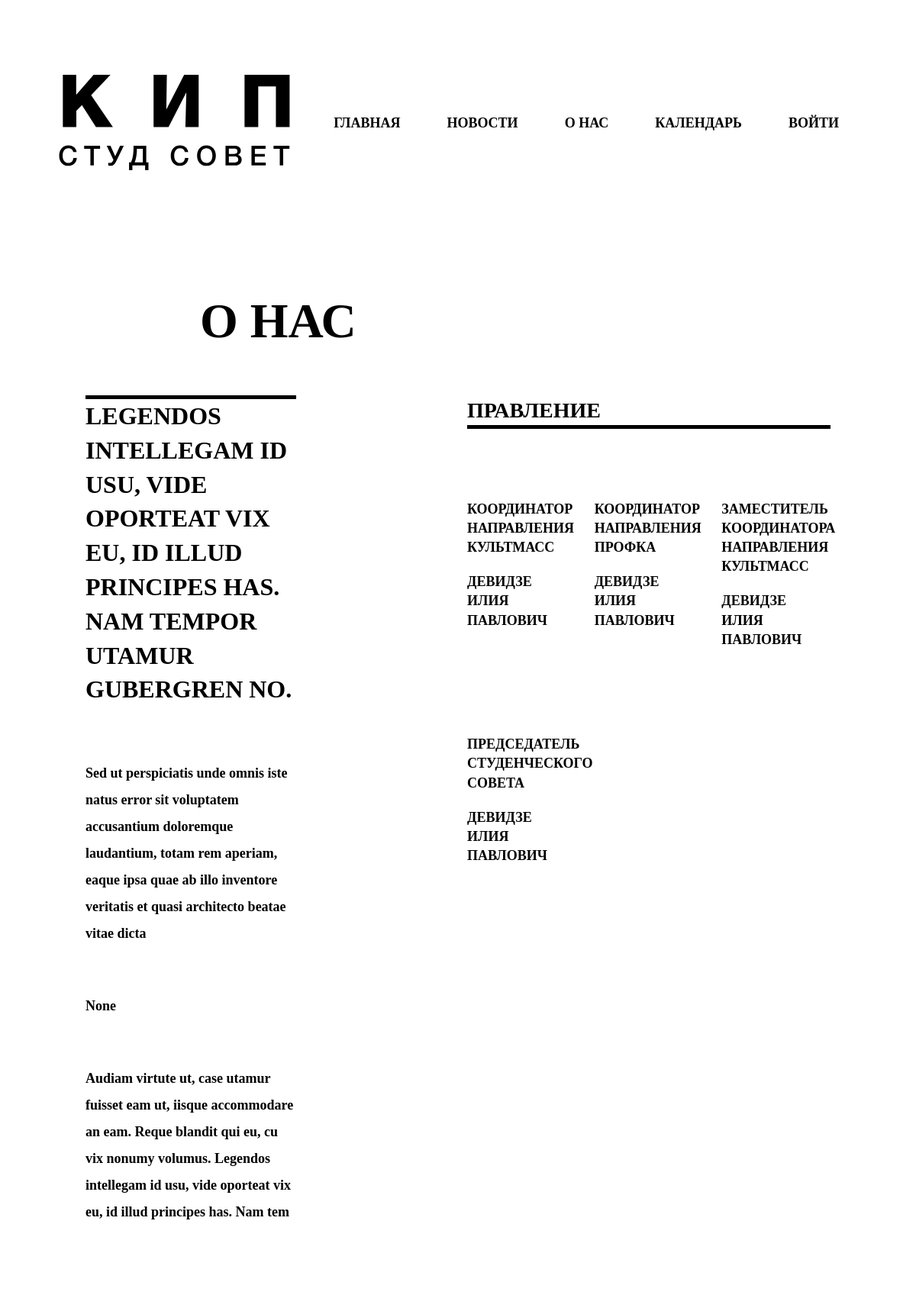
Page /about/ (upper part) on the earlier database version.
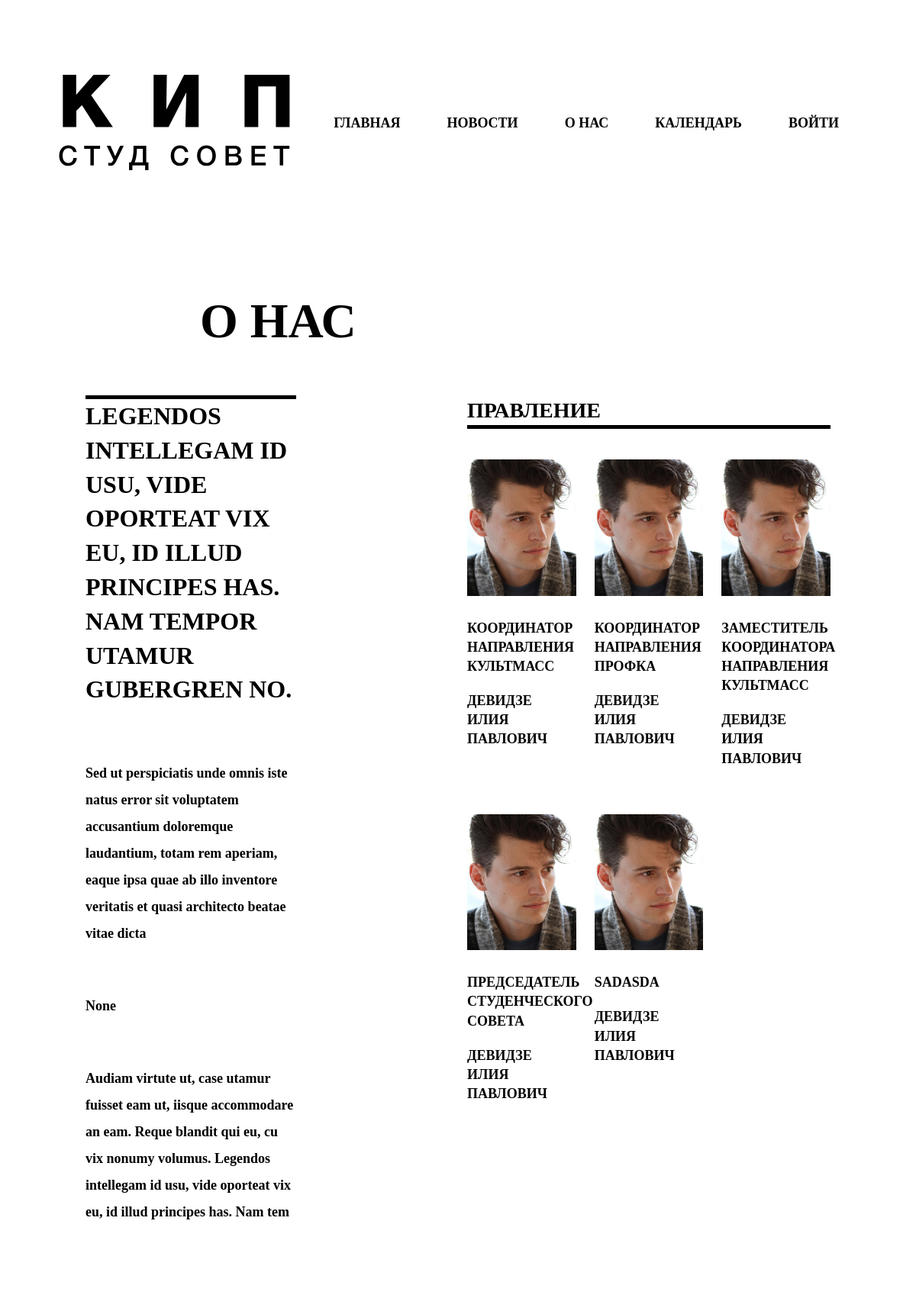
Same page on the later database version.
### accounts/models.py (models this page shows, shortened)
class ListDirection(models.Model):
    STATUS = (
            ('Участник', 'Участник'),
            ('Правление', 'Правление')
    )
    tags        = models.ForeignKey(Tag, null=True, on_delete=models.SET_NULL)
    user        = models.ForeignKey(Student, null=True, on_delete=models.SET_NULL)
    status      = models.CharField(max_length=200, blank=True, null=True, choices=STATUS)
    role        = models.CharField(max_length=200, blank=True, null=True)
    date_created= models.DateTimeField(auto_now_add=True, null=True)

class Student(models.Model):
    user        = models.OneToOneField(User, null=True, on_delete=models.CASCADE)
    group       = models.ForeignKey(Company, null=True, on_delete=models.SET_NULL)
    fio         = models.CharField(max_length=200, null=True)
    phone       = models.CharField(max_length=200, null=True)
    birthday    = models.DateField(null=True)
    profile_pic = models.ImageField(default='avatar.png', null=True, blank=True)
    vk_url      = models.CharField(max_length=200, blank=True, null=True)
    instagram_url   = models.CharField(max_length=200, blank=True, null=True)
    date_created= models.DateTimeField(auto_now_add=True, null=True)

### accounts/views.py (the view)
# urls.py: path('about/', views.about, name="about"),
def about(request):
    users = ListDirection.objects.filter(status="Правление")
    text_about = About.objects.filter(tags__name="Общее").last()
    context = {
        'users':users, 'text_about':text_about
    }
    return render(request, 'accounts/pages/about.html', context)

### accounts/templates/accounts/pages/about.html
{% extends 'accounts/main.html' %}
{% load static %}
{% block content %}
<section class="promo row">
    <div class="col-12 col-sm-7 promo-header">
        О нас
    </div>
</section>
<section class="info row">
    <div class="col-1 col-xs-0 col-sm-1"></div>
    <div class="col-xs-6 col-sm-10 col-md-5 col-lg-3 info-boxes">
        <div class="row">
            <div class="info-box">
                <div class="info-author-header">{{text_about.goals | safe}}</div>
                <div class="info-text">{{text_about.main_text | safe}}</div>
            </div>
            <div class="info-box">
                <div class="info-text">{{text_about.text | safe}}</div>
            </div>
            <div class="info-box">
                <div class="info-text">{{text_about.result | safe}}</div>
            </div>
        </div>
    </div>
    <div class="col-xs-0 col-sm-2 col-md-1 col-lg-2"></div>
    <div class="col-xs-12 col-sm-8 col-md-4 col-lg-5 info-users">
        <div class="box-header">Правление</div>
        <div class="row">
            {% for user in users %}
            <div class="col-xs-12 col-sm-12 col-md-12 col-lg-4 info-user">
                <img class="img-fluid" src="{{user.user.profile_pic.url}}" alt="">
                <div class="info-role">{{user.role}}</div>
                <div class="info-fio">{{user.user.fio}}</div>
            </div>
            {% endfor %}
        </div>
    </div>
    <div class="col-xs-0 col-md-1"></div>
</section>
{% endblock %}

Differences in the rows shown:
changed through a linked row, ListDirection "КООРДИНАТОР НАПРАВЛЕНИЯ КУЛЬТМАСС": user.profile_pic: picture added
changed through a linked row, ListDirection "КООРДИНАТОР НАПРАВЛЕНИЯ ПРОФКА": user.profile_pic: picture added
changed through a linked row, ListDirection "ЗАМЕСТИТЕЛЬ КООРДИНАТОРА НАПРАВЛЕНИЯ КУЛЬТМАСС": user.profile_pic: picture added
changed through a linked row, ListDirection "ПРЕДСЕДАТЕЛЬ СТУДЕНЧЕСКОГО СОВЕТА": user.profile_pic: picture added
added ListDirection: user.profile_pic (placeholder picture), role "SADASDA", user.fio "ДЕВИДЗЕ ИЛИЯ ПАВЛОВИЧ"
